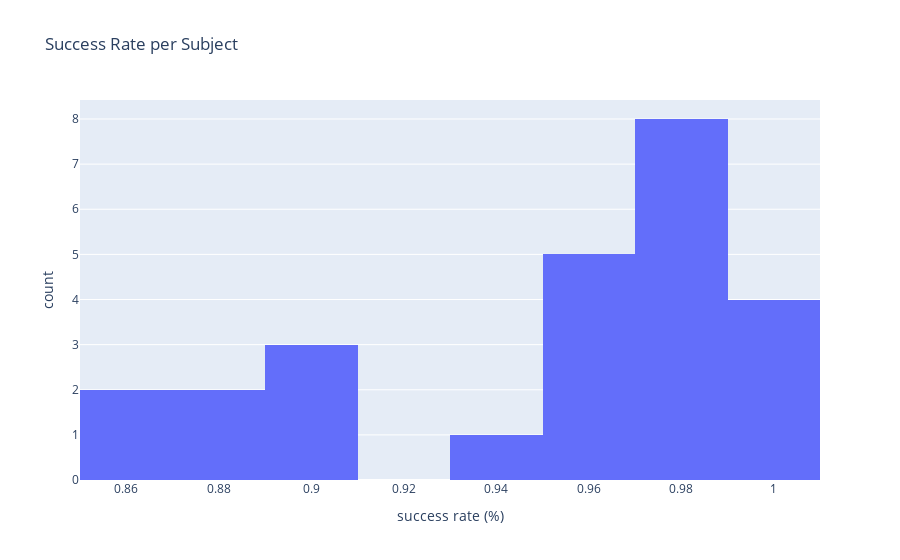

Notebook cell for this chart:
### Code cell
success_per_subject = response_success[['subject', 'correct']].groupby('subject').mean()
success_per_subject.rename(columns={'correct': 'success_rate'}, inplace=True)

# manually excluding perfect 0 success rate subjects
success_per_subject = success_per_subject[success_per_subject['success_rate'] > 0]

px.histogram(success_per_subject)
px.histogram(success_per_subject, nbins=10, x='success_rate'
             , title='Success Rate per Subject', labels={'success_rate': 'success rate (%)'})

### Figure 1 — Plotly figure (JSON) as saved in the notebook; plotly's stock layout.template omitted (floating-point values rounded to 4 significant figures)
{"data": [{"alignmentgroup": "True", "bingroup": "x", "hovertemplate": "success rate (%)=%{x}<br>count=%{y}<extra></extra>", "legendgroup": "", "marker": {"color": "#636efa", "pattern": {"shape": ""}}, "name": "", "nbinsx": 10, "offsetgroup": "", "orientation": "v", "showlegend": false, "type": "histogram", "x": [0.9464, 0.8757, 0.9048, 0.9524, 0.9881, 1, 0.9643, 0.9821, 0.9881, 0.9524, 0.9524, 0.9881, 1, 1, 0.994, 0.9643, 0.9048, 0.9762, 0.881, 0.9048, 0.9702, 0.9881, 0.869, 0.9762, 0.8571], "xaxis": "x", "yaxis": "y"}], "layout": {"barmode": "relative", "legend": {"tracegroupgap": 0}, "title": {"text": "Success Rate per Subject"}, "xaxis": {"anchor": "y", "domain": [0, 1], "title": {"text": "success rate (%)"}}, "yaxis": {"anchor": "x", "domain": [0, 1], "title": {"text": "count"}}}}
